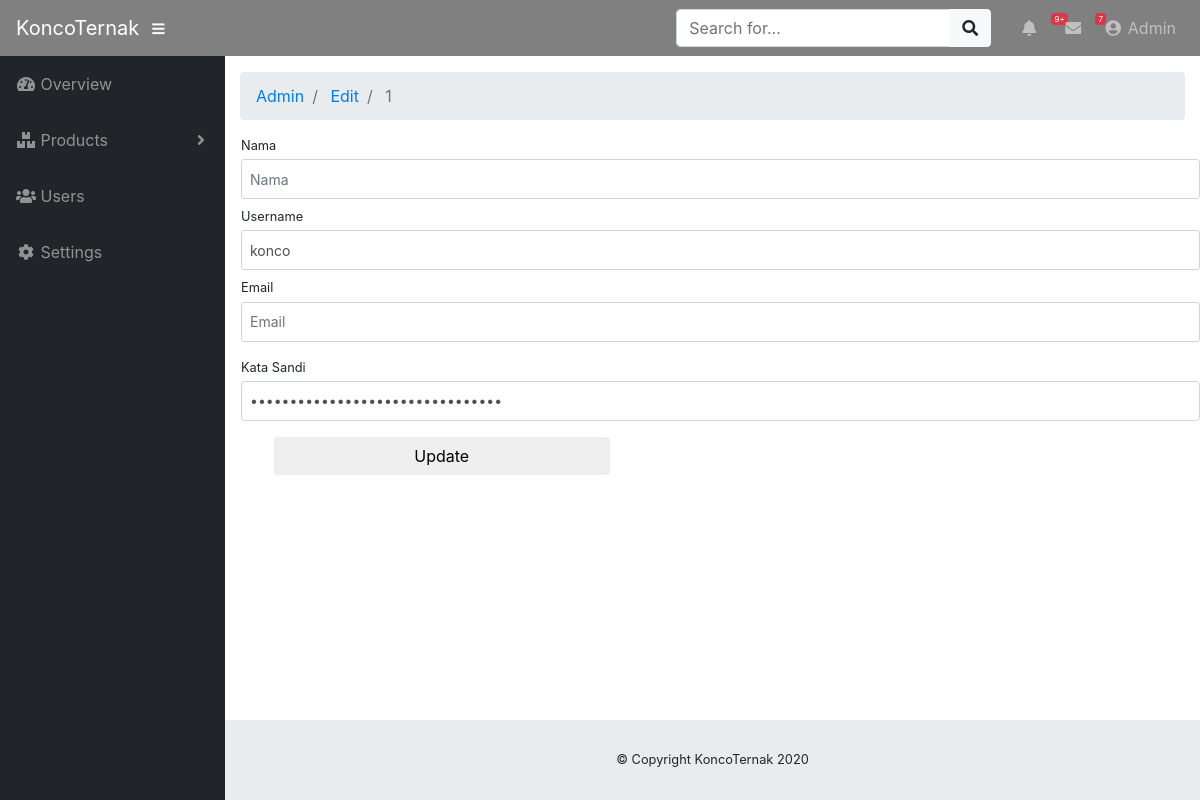
Before: /admin/edit/1 with the older database file.
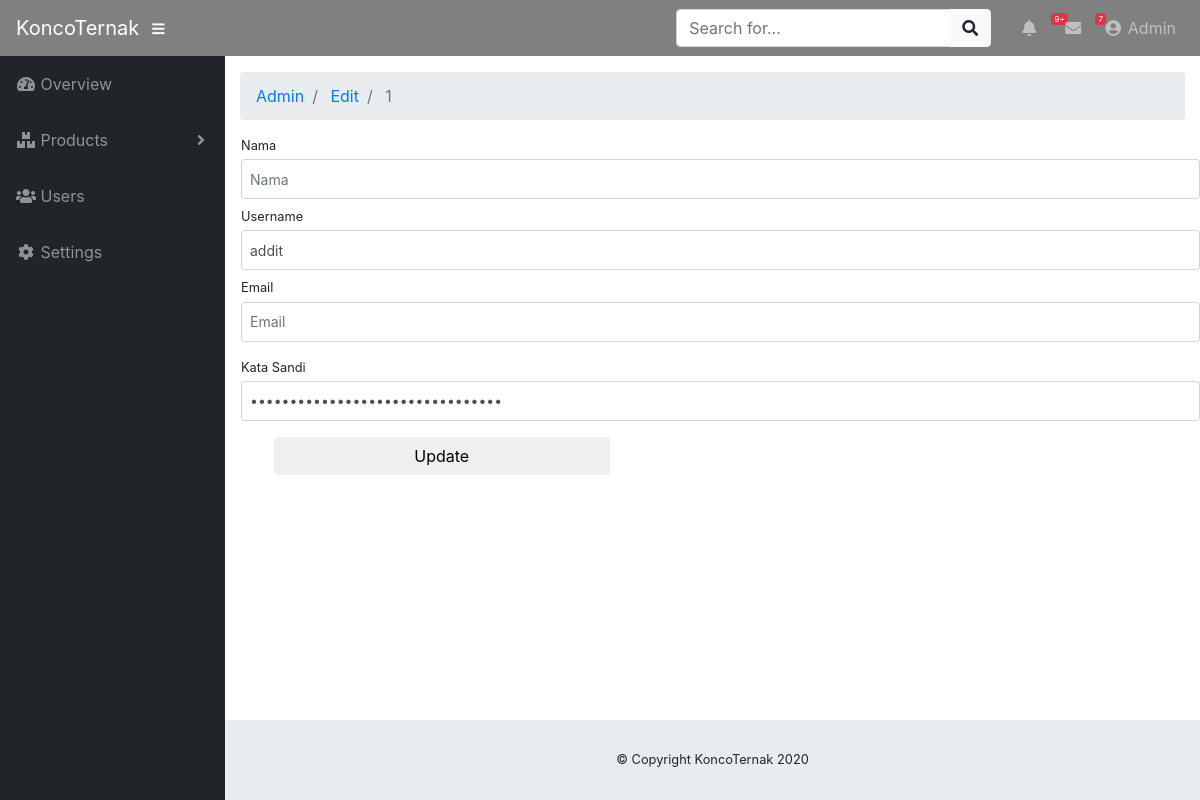
After: the same page with the newer database file.
### tables this page shows
CREATE TABLE `user` (
  `id_user` int(11) NOT NULL,
  `username` varchar(25) NOT NULL,
  `password` text NOT NULL,
  `id_level` int(11) NOT NULL
);

### application/controllers/Admin.php (called while the page is built, shortened)
<?php
class Admin extends CI_Controller {
    public function __construct()
    {
        $this->load->model('M_Admin');
        $this->load->helper('url');
	}
        public function edit($id_user)
        {
                $where = array('id_user' => $id_user);
		$data['user'] = $this->M_Admin->edit_data($where,'user')->result();
		$this->load->view('admin/user_edit',$data);
        }
}

### index.php (called while the page is built, shortened)
<?php
require_once BASEPATH.'core/CodeIgniter.php';

### application/models/M_Admin.php (called while the page is built, shortened)
<?php
class M_Admin extends CI_Model {
    public function edit_data($where, $table)
    {
        return $this->db->get_where($table,$where);
    }
}
?>

### application/views/admin/user_edit.php (the view, shortened to what this page needs)
<!DOCTYPE html>
<html lang="en">
<head>
</head>
<body id="page-top">
<div id="wrapper">
	<div id="content-wrapper">
		<div class="container-fluid">
		</div>
        <form action="<?php echo base_url(). 'admin/update'; ?>" method="post">
        <?php foreach($user as $u){ ?>
        <div class="ml-3">
            <div class="font-weight-lighter mb-1" style="font-size: 0.8rem">
                Nama
            </div>
            <div class="form-group mb-2">
                <input style="height: 2.5rem" value="<?php echo $u->nama ?>" id="nama" placeholder="Nama" class="form-control form-control-sm" type="text" required="true">
            </div>
            <div class="font-weight-lighter mb-1" style="font-size: 0.8rem">
                Username
            </div>
            <div class="form-group mb-2">
                <input style="height: 2.5rem" value="<?php echo $u->username ?>" id="username" placeholder="Username" class="form-control form-control-sm" type="text" required="true">
            </div>
            <div class="font-weight-lighter mb-1" style="font-size: 0.8rem">
                Email
            </div>
            <div class="form-group">
                <input style="height: 2.5rem" value="<?php echo $u->email ?>" id="email" placeholder="Email" class="form-control form-control-sm" type="text" required="true">
            </div>
            <div class="font-weight-lighter mb-1" style="font-size: 0.8rem">
                Kata Sandi
            </div>
            <div class="form-group">
                <input style="height: 2.5rem" value="<?php echo $u->password ?>" id="password" placeholder="Kata Sandi" class="form-control form-control-sm" type="password" required="true">
            </div>
        </div>
            <button type="submit" value="Simpan" class="btn btn-konco mb-2" style="position: relative; left: 5%; width: 21rem">Update</button>
        <?php } ?>
        </form>
	</div>
</div>
</body>
</html>

Changed rows visible on the page:
removed user: username "konco"
added user: username "addit"
